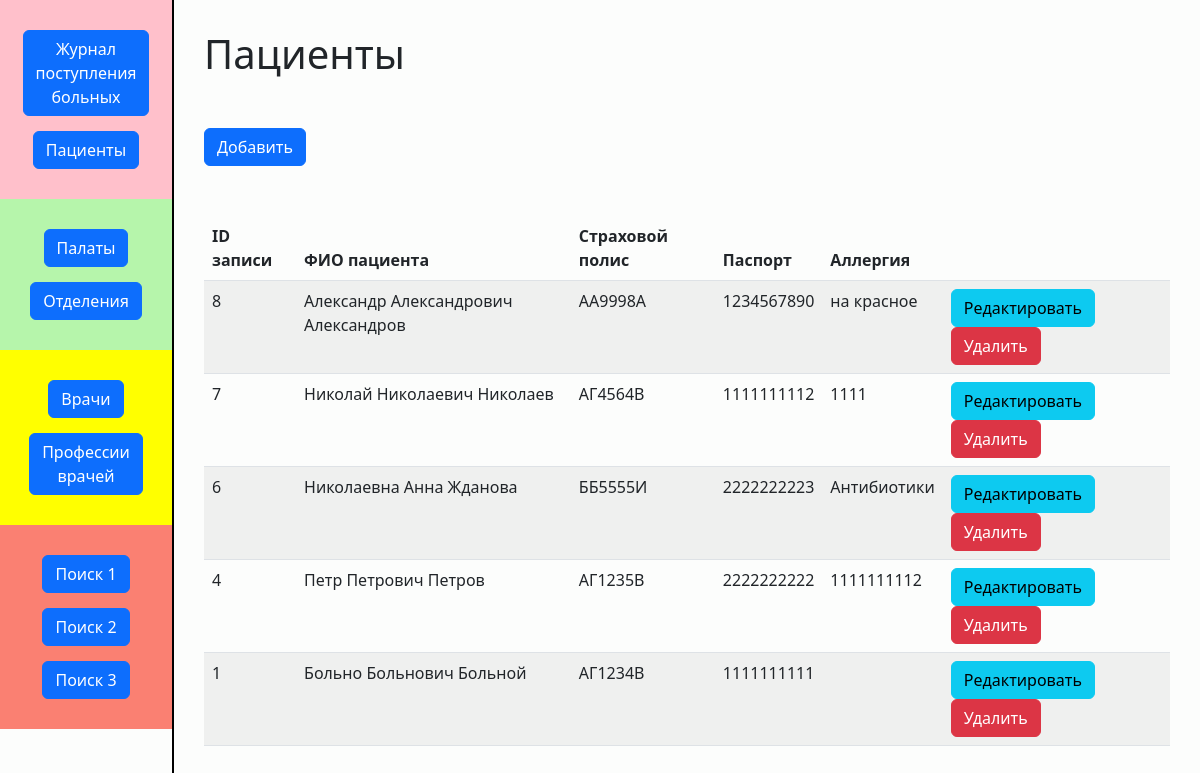
The app's page /pages/patients/index.php with its own data.
### tables this page shows
CREATE TABLE IF NOT EXISTS `patients` (
  `id_patients` int(11) NOT NULL AUTO_INCREMENT,
  `first_name_patient` varchar(50) NOT NULL,
  `second_name_patient` varchar(50) NOT NULL,
  `patronymic_name_patient` varchar(50) DEFAULT NULL,
  `insurance_policy` varchar(7) DEFAULT NULL,
  `passport` varchar(10) DEFAULT NULL,
  `allergy` varchar(255) DEFAULT NULL,
  PRIMARY KEY (`id_patients`),
  UNIQUE KEY `insurance` (`insurance_policy`),
  UNIQUE KEY `pasport` (`passport`)
);

### models/Patients/utils/function.php (called while the page is built, shortened)
<?
    function getAllPatients ($base) {
        $sql = "SELECT
        id_patients ,
        first_name_patient,
        second_name_patient,
        patronymic_name_patient,
        insurance_policy,
        passport,
        allergy
    FROM `patients`
    ORDER BY id_patients DESC";
        $res = $base -> query($sql);
        $patients = $res ->fetch_all(MYSQLI_ASSOC);
        return $patients;
    }
?>

### function/function.php (called while the page is built, shortened)
<?
    function getFullName($firstName, $seconName, $patronymic_name){
        if ($patronymic_name) {
            return $firstName." ".$patronymic_name." ".$seconName;
        } else{
            return $firstName." ".$seconName;
        }
    }
?>

### models/Patients/components/PatientsTable.php (the view)
<?
   $patients = getAllPatients($base);
?>
<table class="table table-striped"">
    <thead>
        <tr>
            <th>ID записи</th>
            <th>ФИО пациента</th>
            <th>Страховой полис</th>
            <th>Паспорт</th>
            <th>Аллергия</th>
            <th></th>
        </tr>
    </thead>
    <tbody>
    <?php
        for ($i = 0; $i<count($patients); $i++) {
                ?>
    <tr>
        <td><? echo  $patients[$i]['id_patients']?></td>
        <td>
            <?echo
                getFullName(
                    $patients[$i]['first_name_patient'],
                    $patients[$i]['second_name_patient'],
                    $patients[$i]['patronymic_name_patient']
                )
            ?>
        </td>
        <td>
            <? echo  $patients[$i]['insurance_policy']?>
        </td>
        <td><? echo  $patients[$i]['passport']?></td>
        <td><? echo  $patients[$i]['allergy']?></td>
        <td>
            <a href="edit.php?id=<?echo $patients[$i]['id_patients']?>" class="btn btn-info">Редактировать</a>
            <a href="?delete=<?echo $patients[$i]['id_patients']?>" class="btn btn-danger">Удалить</a>
        </td>
    </tr>
    <?}?>
    </tbody>
</table>

### pages/patients/index.php (shortened to what this page needs)
<?php
    include ('../../mysql.php');
    include ('../../function/function.php');
    include ('../../models/Patients/utils/function.php');
?>
<!DOCTYPE html>
<html lang="en">
<head>
    <link rel="stylesheet" href="../../css/bootstrap-reboot.min.css">
    <link rel="stylesheet" href="../../css/bootstrap.min.css">
    <link rel="stylesheet" href="../../css/main.min.css">
</head>
<body>
    <section class='main'>
        <?include ('../../components/Menu.php')?>
        <?include ('../../models/Patients/PatientsMain.php')?>
    </section>
</body>
</html>

### components/Menu.php
<div class="menu">
    <div class="menu__block menu_pink">
        <div class="menu__item">
            <a href="/" class="btn btn-primary">Журнал поступления больных</a>
        </div>
        <div class="menu__item">
            <a href="/pages/patients/" class="btn btn-primary">Пациенты</a>
        </div>
    </div>
    <div class="menu__block menu_green">
        <div class="menu__item">
            <a href="/pages/chambers/" class="btn btn-primary">Палаты</a>
        </div>
        <div class="menu__item">
            <a href="/pages/departments/" class="btn btn-primary">Отделения</a>
        </div>
    </div>
    <div class="menu__block menu_yellow">
        <div class="menu__item">
            <a href="/pages/doctors/" class="btn btn-primary">Врачи</a>
        </div>
        <div class="menu__item">
            <a href="/pages/professions/" class="btn btn-primary">Профессии врачей</a>
        </div>
    </div>
    <div class="menu__block menu_salmon">
        <div class="menu__item">
            <a href="/pages/search/1/" class="btn btn-primary">Поиск 1</a>
        </div>
        <div class="menu__item">
            <a href="/pages/search/2/" class="btn btn-primary">Поиск 2</a>
        </div>
        <div class="menu__item">
            <a href="/pages/search/3/" class="btn btn-primary">Поиск 3</a>
        </div>
    </div>
</div>

### models/Patients/PatientsMain.php (shortened to what this page needs)
<div class="field">
    <h1 class="field__title">Пациенты</h1>
    <div class="field__add">
        <a href="add.php" class="btn btn-primary">Добавить</a>
    </div>
    <div class="field__table">
        <? include ('components/PatientsTable.php')?>
    </div>
</div>

### records on screen
patients: id_patients "8", first_name_patient+second_name_patient+patronymic_name_patient "Александр Александрович Александров", insurance_policy "АА9998А", passport "1234567890", allergy "на красное"
patients: id_patients "7", first_name_patient+second_name_patient+patronymic_name_patient "Николай Николаевич Николаев", insurance_policy "АГ4564В", passport "1111111112", allergy "1111"
patients: id_patients "6", first_name_patient+second_name_patient+patronymic_name_patient "Николаевна Анна Жданова", insurance_policy "ББ5555И", passport "2222222223", allergy "Антибиотики"
patients: id_patients "4", first_name_patient+second_name_patient+patronymic_name_patient "Петр Петрович Петров", insurance_policy "АГ1235В", passport "2222222222", allergy "1111111112"
patients: id_patients "1", first_name_patient+second_name_patient+patronymic_name_patient "Больно Больнович Больной", insurance_policy "АГ1234В", passport "1111111111"
